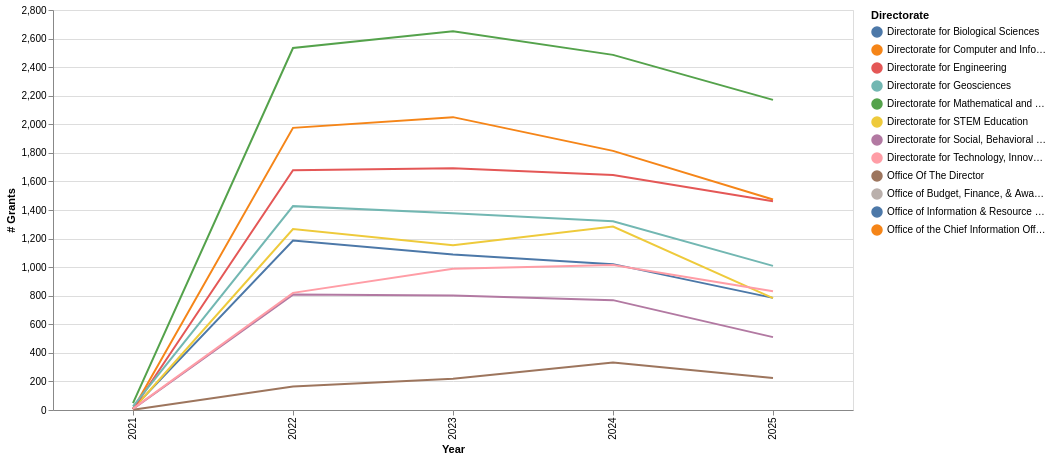

The cell this chart's notebook holds for it:
### Code cell
import altair as alt

# Selection that chooses the nearest year under the mouse
nearest = alt.selection_point(
    nearest=True,
    on='mouseover',
    fields=['year'],
    empty=False
)

# Base chart encoding (we'll reuse this in multiple layers)
base = alt.Chart(dir_year).encode(
    x=alt.X('year:O', title='Year'),
    y=alt.Y('n_grants:Q', title='# Grants'),
    color=alt.Color('org_dir_long_name:N', title='Directorate')
)

# 1) The main line for each directorate
line = base.mark_line().properties(
    width=800,   # wider plot like you asked
    height=400
)

# 2) Invisible selectors across the chart: capture the x (year) under the mouse
selectors = alt.Chart(dir_year).mark_point().encode(
    x='year:O',
    opacity=alt.value(0),
).add_params(
    nearest
)

# 3) Points on the lines, highlighted when nearest
points = base.mark_point().encode(
    opacity=alt.condition(nearest, alt.value(1), alt.value(0))
)

# 4) Text labels near the nearest points (show the total amount)
text = base.mark_text(align='left', dx=5, dy=-5).encode(
    text=alt.condition(nearest, 'n_grants:Q', alt.value(' '))
)

# 5) Vertical rule at the selected year
rules = alt.Chart(dir_year).mark_rule(color='gray').encode(
    x='year:O',
).transform_filter(
    nearest
)

chart_q2_line = alt.layer(
    line, selectors, points, rules, text
)

chart_q2_line

### Figure 1 — Vega-Lite specification as saved in the notebook (floating-point values rounded to 4 significant figures)
{"config": {"view": {"continuousWidth": 300, "continuousHeight": 300}}, "layer": [{"mark": {"type": "line"}, "encoding": {"color": {"field": "org_dir_long_name", "title": "Directorate", "type": "nominal"}, "x": {"field": "year", "title": "Year", "type": "ordinal"}, "y": {"field": "n_grants", "title": "# Grants", "type": "quantitative"}}}, {"mark": {"type": "point"}, "encoding": {"opacity": {"value": 0}, "x": {"field": "year", "type": "ordinal"}}, "name": "view_2"}, {"mark": {"type": "point"}, "encoding": {"color": {"field": "org_dir_long_name", "title": "Directorate", "type": "nominal"}, "opacity": {"condition": {"param": "param_4", "value": 1, "empty": false}, "value": 0}, "x": {"field": "year", "title": "Year", "type": "ordinal"}, "y": {"field": "n_grants", "title": "# Grants", "type": "quantitative"}}}, {"mark": {"type": "rule", "color": "gray"}, "encoding": {"x": {"field": "year", "type": "ordinal"}}, "transform": [{"filter": {"param": "param_4", "empty": false}}]}, {"mark": {"type": "text", "align": "left", "dx": 5, "dy": -5}, "encoding": {"color": {"field": "org_dir_long_name", "title": "Directorate", "type": "nominal"}, "text": {"condition": {"param": "param_4", "empty": false, "field": "n_grants", "type": "quantitative"}, "value": " "}, "x": {"field": "year", "title": "Year", "type": "ordinal"}, "y": {"field": "n_grants", "title": "# Grants", "type": "quantitative"}}}], "data": {"name": "data-5c141edc5ceb81d327232134f3a23172"}, "height": 400, "params": [{"name": "param_4", "select": {"type": "point", "fields": ["year"], "nearest": true, "on": "mouseover"}, "views": ["view_2"]}], "width": 800, "$schema": "https://vega.github.io/schema/vega-lite/v5.20.1.json", "datasets": {"data-5c141edc5ceb81d327232134f3a23172": [{"dir_abbr": "BFA", "org_dir_long_name": "Office of Budget, Finance, & Award Management", "year": 2022, "n_grants": 13, "total_amount": 2377000.0}, {"dir_abbr": "BIO", "org_dir_long_name": "Directorate for Biological Sciences", "year": 2021, "n_grants": 11, "total_amount": 46100000.0}, {"dir_abbr": "BIO", "org_dir_long_name": "Directorate for Biological Sciences", "year": 2022, "n_grants": 1186, "total_amount": 809200000.0}, {"dir_abbr": "BIO", "org_dir_long_name": "Directorate for Biological Sciences", "year": 2023, "n_grants": 1088, "total_amount": 942400000.0}, {"dir_abbr": "BIO", "org_dir_long_name": "Directorate for Biological Sciences", "year": 2024, "n_grants": 1021, "total_amount": 706000000.0}, {"dir_abbr": "BIO", "org_dir_long_name": "Directorate for Biological Sciences", "year": 2025, "n_grants": 785, "total_amount": 478500000.0}, {"dir_abbr": "CSE", "org_dir_long_name": "Directorate for Computer and Information Science and Engineering", "year": 2021, "n_grants": 6, "total_amount": 6931000.0}, {"dir_abbr": "CSE", "org_dir_long_name": "Directorate for Computer and Information Science and Engineering", "year": 2022, "n_grants": 1975, "total_amount": 1081000000.0}, {"dir_abbr": "CSE", "org_dir_long_name": "Directorate for Computer and Information Science and Engineering", "year": 2023, "n_grants": 2050, "total_amount": 1139000000.0}, {"dir_abbr": "CSE", "org_dir_long_name": "Directorate for Computer and Information Science and Engineering", "year": 2024, "n_grants": 1814, "total_amount": 1027000000.0}, {"dir_abbr": "CSE", "org_dir_long_name": "Directorate for Computer and Information Science and Engineering", "year": 2025, "n_grants": 1474, "total_amount": 697900000.0}, {"dir_abbr": "EDU", "org_dir_long_name": "Directorate for STEM Education", "year": 2021, "n_grants": 5, "total_amount": 5781000.0}, {"dir_abbr": "EDU", "org_dir_long_name": "Directorate for STEM Education", "year": 2022, "n_grants": 1267, "total_amount": 1393000000.0}, {"dir_abbr": "EDU", "org_dir_long_name": "Directorate for STEM Education", "year": 2023, "n_grants": 1153, "total_amount": 926400000.0}, {"dir_abbr": "EDU", "org_dir_long_name": "Directorate for STEM Education", "year": 2024, "n_grants": 1284, "total_amount": 1034000000.0}, {"dir_abbr": "EDU", "org_dir_long_name": "Directorate for STEM Education", "year": 2025, "n_grants": 783, "total_amount": 728100000.0}, {"dir_abbr": "ENG", "org_dir_long_name": "Directorate for Engineering", "year": 2021, "n_grants": 5, "total_amount": 43710000.0}, {"dir_abbr": "ENG", "org_dir_long_name": "Directorate for Engineering", "year": 2022, "n_grants": 1679, "total_amount": 823600000.0}, {"dir_abbr": "ENG", "org_dir_long_name": "Directorate for Engineering", "year": 2023, "n_grants": 1692, "total_amount": 714100000.0}, {"dir_abbr": "ENG", "org_dir_long_name": "Directorate for Engineering", "year": 2024, "n_grants": 1645, "total_amount": 701600000.0}, {"dir_abbr": "ENG", "org_dir_long_name": "Directorate for Engineering", "year": 2025, "n_grants": 1462, "total_amount": 627000000.0}, {"dir_abbr": "GEO", "org_dir_long_name": "Directorate for Geosciences", "year": 2021, "n_grants": 25, "total_amount": 61890000.0}, {"dir_abbr": "GEO", "org_dir_long_name": "Directorate for Geosciences", "year": 2022, "n_grants": 1427, "total_amount": 933700000.0}, {"dir_abbr": "GEO", "org_dir_long_name": "Directorate for Geosciences", "year": 2023, "n_grants": 1377, "total_amount": 914300000.0}, {"dir_abbr": "GEO", "org_dir_long_name": "Directorate for Geosciences", "year": 2024, "n_grants": 1321, "total_amount": 591500000.0}, {"dir_abbr": "GEO", "org_dir_long_name": "Directorate for Geosciences", "year": 2025, "n_grants": 1009, "total_amount": 646800000.0}, {"dir_abbr": "IRM", "org_dir_long_name": "Office of Information & Resource Management", "year": 2022, "n_grants": 25, "total_amount": 15110000.0}, {"dir_abbr": "MPS", "org_dir_long_name": "Directorate for Mathematical and Physical Sciences", "year": 2021, "n_grants": 48, "total_amount": 80740000.0}, {"dir_abbr": "MPS", "org_dir_long_name": "Directorate for Mathematical and Physical Sciences", "year": 2022, "n_grants": 2534, "total_amount": 1272000000.0}, {"dir_abbr": "MPS", "org_dir_long_name": "Directorate for Mathematical and Physical Sciences", "year": 2023, "n_grants": 2651, "total_amount": 1633000000.0}, {"dir_abbr": "MPS", "org_dir_long_name": "Directorate for Mathematical and Physical Sciences", "year": 2024, "n_grants": 2486, "total_amount": 1101000000.0}, {"dir_abbr": "MPS", "org_dir_long_name": "Directorate for Mathematical and Physical Sciences", "year": 2025, "n_grants": 2171, "total_amount": 856400000.0}, {"dir_abbr": "O/D", "org_dir_long_name": "Office Of The Director", "year": 2021, "n_grants": 1, "total_amount": 300000.0}, {"dir_abbr": "O/D", "org_dir_long_name": "Office Of The Director", "year": 2022, "n_grants": 165, "total_amount": 230200000.0}, {"dir_abbr": "O/D", "org_dir_long_name": "Office Of The Director", "year": 2023, "n_grants": 219, "total_amount": 228200000.0}, {"dir_abbr": "O/D", "org_dir_long_name": "Office Of The Director", "year": 2024, "n_grants": 332, "total_amount": 335000000.0}, {"dir_abbr": "O/D", "org_dir_long_name": "Office Of The Director", "year": 2025, "n_grants": 224, "total_amount": 181400000.0}, {"dir_abbr": "OCIO", "org_dir_long_name": "Office of the Chief Information Officer", "year": 2022, "n_grants": 1, "total_amount": 1200000.0}, {"dir_abbr": "SBE", "org_dir_long_name": "Directorate for Social, Behavioral and Economic Sciences", "year": 2021, "n_grants": 7, "total_amount": 2452000.0}, {"dir_abbr": "SBE", "org_dir_long_name": "Directorate for Social, Behavioral and Economic Sciences", "year": 2022, "n_grants": 808, "total_amount": 261400000.0}, {"dir_abbr": "SBE", "org_dir_long_name": "Directorate for Social, Behavioral and Economic Sciences", "year": 2023, "n_grants": 801, "total_amount": 250400000.0}, {"dir_abbr": "SBE", "org_dir_long_name": "Directorate for Social, Behavioral and Economic Sciences", "year": 2024, "n_grants": 769, "total_amount": 206800000.0}, {"dir_abbr": "SBE", "org_dir_long_name": "Directorate for Social, Behavioral and Economic Sciences", "year": 2025, "n_grants": 510, "total_amount": 127600000.0}, {"dir_abbr": "TIP", "org_dir_long_name": "Directorate for Technology, Innovation, and Partnerships", "year": 2021, "n_grants": 10, "total_amount": 1957000.0}, {"dir_abbr": "TIP", "org_dir_long_name": "Directorate for Technology, Innovation, and Partnerships", "year": 2022, "n_grants": 820, "total_amount": 446300000.0}, {"dir_abbr": "TIP", "org_dir_long_name": "Directorate for Technology, Innovation, and Partnerships", "year": 2023, "n_grants": 989, "total_amount": 601200000.0}, {"dir_abbr": "TIP", "org_dir_long_name": "Directorate for Technology, Innovation, and Partnerships", "year": 2024, "n_grants": 1015, "total_amount": 683000000.0}, {"dir_abbr": "TIP", "org_dir_long_name": "Directorate for Technology, Innovation, and Partnerships", "year": 2025, "n_grants": 831, "total_amount": 428300000.0}]}}
